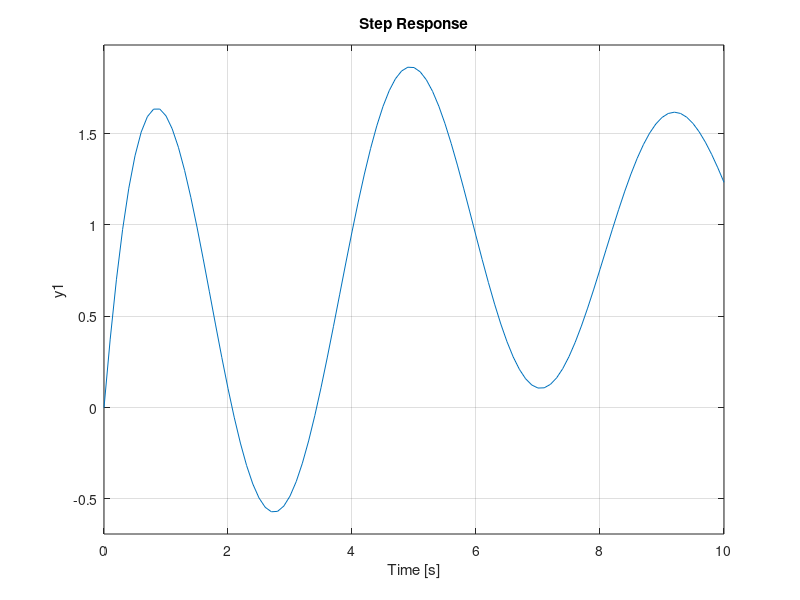

This figure's MATLAB source:
% Clear
clear
clc
close all

%% Define Transfer Function
% Resonant System (
% G(s) = (8*s^6
% +7*s^5+6*s^4+5*s^3+4*s^2+3*s+2)/(s^7+2*s^6+3*s^5+4*s^4+5*s^3+6*s^2+7*s+1)

a7=8;
a6=7;
a5=6;
a4=5;
a3=4;
a2=3;
a=2;
b7=1;
b6=2;
b5=3;
b4=4;
b3=5;
b2=6;
b1=7;
b=1

G5_num=[a7, a6, a5,a4,a3,a2,a]
g5_den=[b7, b6,b5,b4, b3, b2, b1, b]
G5=tf(G5_num,g5_den)

%step response
step(G5,0:0.1:15)


%%Define Transfer Function
%Electrical Filter with Multiple Poles
% G(s)= (4*s^3+s*s^2+2*s+1)/(s^4+2*s^3+3*s^2+4*s+1)


c4=4;
c3=3;
c2=2;
c=1;
d5=1;
d4=2;
d3=3;
d2=4;
d=1;

G6_num=[c4,c3,c2,c]
g6_den=[d5,d4,d3,d2,d]
G6=tf(G6_num,g6_den)


%step response
step(G6,0:0.1:10)